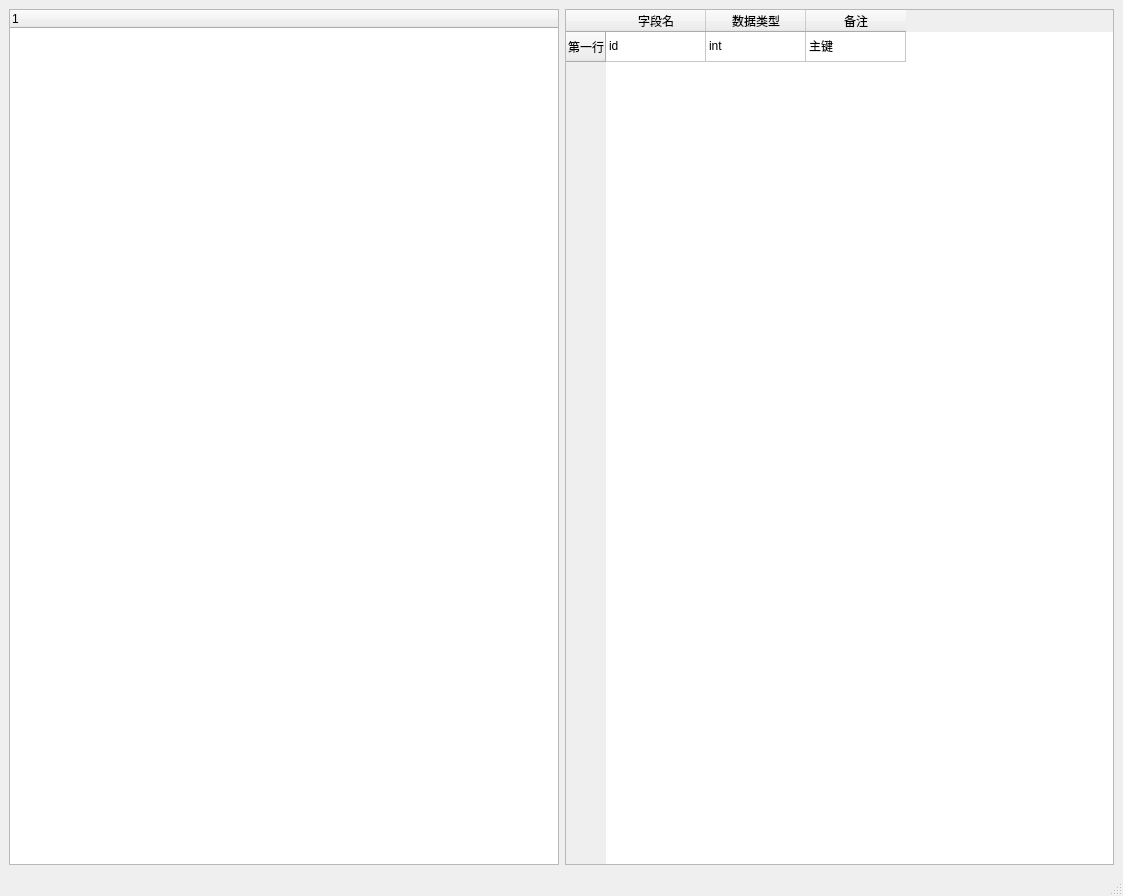
<?xml version="1.0" encoding="UTF-8"?>
<ui version="4.0">
 <class>MainWindow</class>
 <widget class="QMainWindow" name="MainWindow">
  <property name="geometry">
   <rect>
    <x>0</x>
    <y>0</y>
    <width>1123</width>
    <height>896</height>
   </rect>
  </property>
  <property name="windowTitle">
   <string>MainWindow</string>
  </property>
  <widget class="QWidget" name="centralwidget">
   <layout class="QHBoxLayout" name="horizontalLayout_2">
    <item>
     <layout class="QHBoxLayout" name="horizontalLayout">
      <item>
       <widget class="QTreeWidget" name="treeWidget">
        <column>
         <property name="text">
          <string notr="true">1</string>
         </property>
        </column>
       </widget>
      </item>
      <item>
       <widget class="QTableWidget" name="tableWidget">
        <row>
         <property name="text">
          <string>第一行</string>
         </property>
        </row>
        <column>
         <property name="text">
          <string>字段名</string>
         </property>
        </column>
        <column>
         <property name="text">
          <string>数据类型</string>
         </property>
        </column>
        <column>
         <property name="text">
          <string>备注</string>
         </property>
        </column>
        <item row="0" column="0">
         <property name="text">
          <string>id</string>
         </property>
        </item>
        <item row="0" column="1">
         <property name="text">
          <string>int</string>
         </property>
        </item>
        <item row="0" column="2">
         <property name="text">
          <string>主键</string>
         </property>
        </item>
       </widget>
      </item>
     </layout>
    </item>
   </layout>
  </widget>
  <widget class="QMenuBar" name="menubar">
   <property name="geometry">
    <rect>
     <x>0</x>
     <y>0</y>
     <width>1123</width>
     <height>23</height>
    </rect>
   </property>
  </widget>
  <widget class="QStatusBar" name="statusbar"/>
 </widget>
 <resources/>
 <connections/>
</ui>
